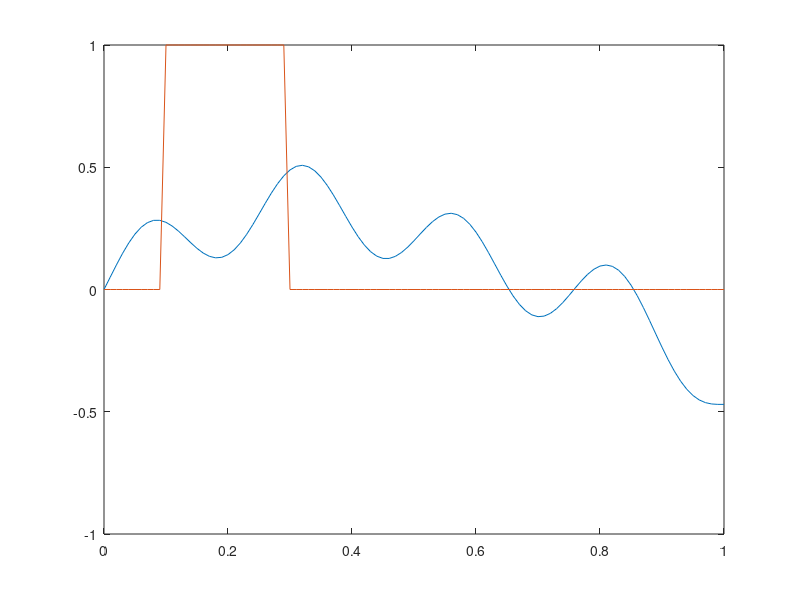

Source code (MATLAB):
% This code solves the Advection-Diffusion Equation, 
%       u_t+au_x=bu_xx,  
% using a Fraction Step Method (discussed in Chpt 11 of FDM by Leveque).
% This method solves  u_t+au_x=0  over a time step k/2 to get a grid value
% U*.  U* is used in u_t=bu_xx over a second time step k/2 to get the grid
% value, U at time t_0+k.

% Upwind_Advection.m from ``Numerical Schemes'' will be borrowed for the
% advection part of this solver, and Two_Point_BVP_Centered_Difference.m
% for the diffusion.

a=0.0475;  % advection coefficient
b=1e-2;    % diffusion coefficient

f=@(x,t) sin(8*pi*x);

m=100;   % # spatial grid points
xend=1;    % final x value
h=xend/m;   % step size
x=(0:h:xend);   % x grid

n=1000;
tend=2;
k=tend/n;
t=(0:k:tend);

if (abs(a*k/h)>1)
	error(['Please select "a" smaller than ', num2str(h/k), '. ',...
        num2str(0.95*h/k), ' gives |ak/h|=0.95.']) % Upwind stable for |ak<h|<1
end

% Setup Centered Difference method for Diffusion

A=sparse(m+1,m+1);   % Sparse uses less memory than zeros
for i=2:m;       % Rows 1 and m+1 reserved for BC
    A(i,i)=2;    % main diagonal is 2
    A(i,i-1)=-1; % upper diagonal is -1
    A(i,i+1)=-1; % lower diagonal is -1
end
A=h^(-2)*A;

C=sparse(eye(m+1,m+1)+k*b*A);   % If F(1)=0, Dirichlet BC satisfied
C(m+1,m)=-1/h; C(m+1,m+1)=1/h;  % Neumann BC at x=1 (we will set F(m+1)=0)

% Advection, then Diffusion

u1=zeros(1,length(x));
u1(round(0.1*(length(x)/xend)+1):round(0.3*(length(x)/xend)))=1;
IC=u1;  % Save initial condition for plotting purposes


figure

for i=1:n
	u0=u1;	% update (i-1)k solution vector
    if a>0
	u1(2:m)=u0(2:m)-(a*k/h)*(u0(2:m)-u0(1:m-1));  % upwind for a>0
    else
	u1(2:m)=u0(2:m)-(a*k/h)*(u0(3:m+1)-u0(2:m));  % upwind for a<0
    end
	u1(1)=0; 	% Dirichlet BC at x=0
    u1(m+1)=u1(m);  % Neumann BC at x=1
    F=zeros(m+1,1);   
    for j=2:m
        F(j)=k*f(x(j),t(i))+u1(j);   
    end
    u1=C\F; % centered difference for diffusion
    plot(x,u1); axis([0 1 -1 1]);
    pause(0.01)
end
plot(x,u1,x,IC)

